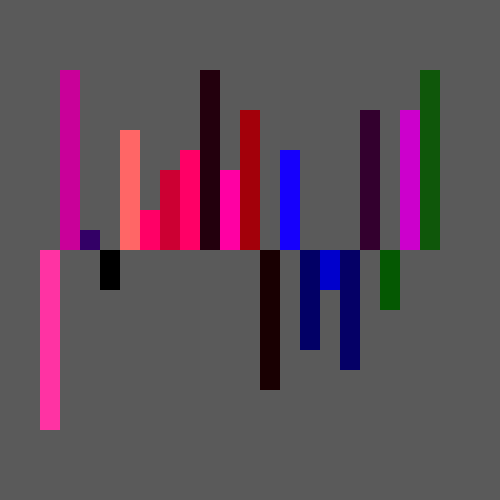
Frame 1 (no input)
Frame 60 (the mouse pressed at the canvas centre just before this capture): identical to frame 1, image omitted
Frame 120 (the mouse held since frame 60 and released just before this capture): identical to frame 1, image omitted

The Processing sketch that drew this single still picture (run headless with seeded random() and noise(); from frame 60 on, the mouse is pressed at the canvas centre):

// Processing sketch: processing_67213
// ── processing_67213.pde

color [ ]c =  new color [20];

color fillColor;

int w;
int h;
int a;

int [] xpos = new int [20];
int [] graphHeight = new int [20];

void setup(){
 size (500, 500);
  frameRate (30);
  noStroke ();
  smooth();
  background(90);

a=20;
w=20;
 


//set colors for graph chart

c[0] = color (255, 51, 163);
c[1] = color (201, 0, 153);
c[2] = color (51, 0, 102);
c[4] = color (255, 102, 102);
c[5] = color (255, 0, 102);
c[6] = color (204, 0, 51);
c[7] = color (255, 0, 102);
c[8] = color (35, 0, 13);
c[9] = color (255, 0, 163);
c[10] = color (163, 0, 10);
c[11] = color (25, 0, 2);
c[12] = color (22, 0, 252);
c[13] = color (2, 0, 102);
c[14] = color (0, 0, 204);
c[15] = color (5, 0, 102);
c[16] = color (51, 0, 46);
c[17] = color (5, 88, 2);
c[18] = color (204, 0, 204);
c[19] = color (15, 87, 10);


graphHeight [0] = -9*a;
graphHeight [1] = 9*a;
graphHeight [2] = a;
graphHeight [3] =-2*a;
graphHeight [4] =6*a;
graphHeight [5] =2*a;
graphHeight [6] =4*a;
graphHeight [7] =5*a;
graphHeight [8] =9*a;
graphHeight [9] =4*a;
graphHeight [10] =7*a;
graphHeight [11] =-7*a;
graphHeight [12] =5*a;
graphHeight [13] =-5*a;
graphHeight [14] =-2*a;
graphHeight [15] =-6*a;
graphHeight [16] =7*a;
graphHeight [17] =-3*a;
graphHeight [18] =7*a;
graphHeight [19] =9*a;



}


void draw (){
  
  for(int x=0; x<20; x++){
    xpos[x] = x*w +40;
    
    fill (c[x]);
    rect (xpos[x], 250-graphHeight[x], w, graphHeight[x]);
  }
}
